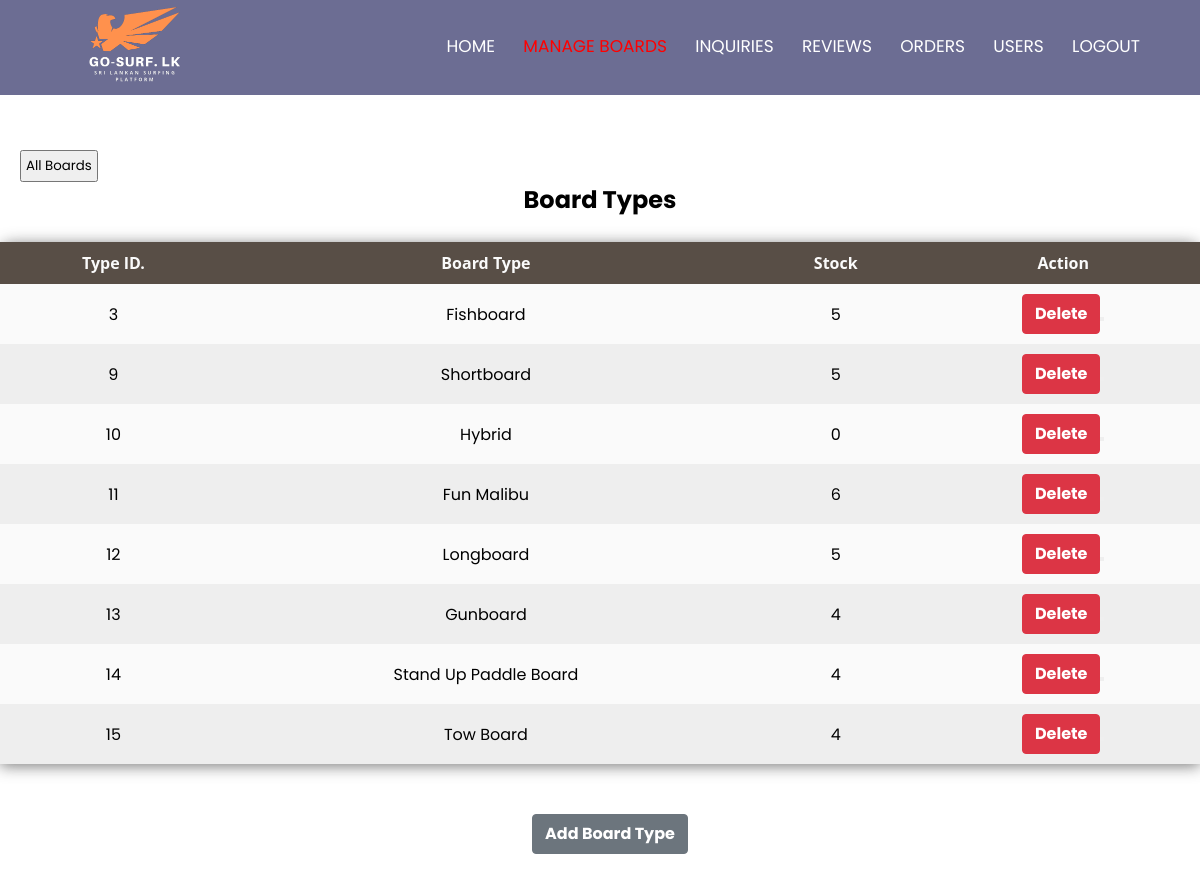
Page /adminView/viewBoardTypes.php (signed in) on the committed database.
### tables this page shows
CREATE TABLE `board_types` (
  `type_id` int(11) NOT NULL,
  `type_name` varchar(50) NOT NULL,
  `type_stock` int(11) NOT NULL
);

### adminView/viewBoardTypes.php (the view, shortened to what this page needs)
<!DOCTYPE html>
<html lang="en">
<head>
  <link rel="stylesheet" href="../assets/css/styles.css">
  <link rel="stylesheet" href="../assets/css/admin_style.css">
  <link rel="stylesheet" href="https://stackpath.bootstrapcdn.com/font-awesome/4.7.0/css/font-awesome.min.css">
</head>
<body style="padding-bottom: 30px;">
  <section class="header" style="min-height: auto; margin-top:150px;">
    <nav id="navbar" class="fixed">
      <a href="#"><img src="../assets/surf_img/logo.png"></a>
      <div class="nav-links" id="navLinks">
        <ul>
          <li><a href="../adminPanel/admin_panel.php" class="click-animation-1">HOME</a></li>
          <li><a href="./viewAllBoards.php" style="color: red;" class="click-animation-1">MANAGE BOARDS</a></li>
          <li><a href="./viewInquiries.php" class="click-animation-1">INQUIRIES</a></li>
          <li><a href="./viewReviews.php" class="click-animation-1">REVIEWS</a></li>
          <li><a href="./viewAllOrders.php" class="click-animation-1">ORDERS</a></li>
          <li><a href="./viewCustomers.php" class="click-animation-1">USERS</a></li>
          <li class="logout"><a href="../adminPanel/admin_logout_process.php" class="logout-button click-animation-1">LOGOUT</a></li>
        </ul>
      </div>
    </nav>
  </section>
  <div>
    <a style="text-decoration: none; margin-left: 20px;" href="./viewAllBoards.php">
      <button style="padding: 4px; cursor: pointer;">
        All Boards
      </button>
    </a>
    <h2 style="text-align: center;">Board Types</h2>
    <br>
    <?php
      include "../config/db_conn.php";
      $sql = "SELECT * FROM board_types";
      $result = $conn->query($sql);
      if ($result->num_rows > 0) {
    ?>
    <table class="table" style="margin-left: auto; margin-right: auto; max-width: 1300px;">
      <thead>
        <tr>
          <th class="text-center">Type ID.</th>
          <th class="text-center">Board Type</th>
          <th class="text-center">Stock</th>
          <th class="text-center" colspan="2">Action</th>
        </tr>
      </thead>
      <?php
        while ($row = $result->fetch_assoc()) {
      ?>
        <tr>
          <td><?=$row["type_id"]?></td>
          <td><?=$row["type_name"]?></td>
          <td><?=$row['type_stock']?></td>
          <td>
            <form action="../controller/deleteBoardTypeController.php" method="post" onsubmit="return confirmDeleteType()">
              <button class="btn btn-danger" style="height:40px">Delete<button>
            </form>
          </td>
        </tr>
      <?php
        }
      } else {
        echo "<p>No board types available.</p>";
      }
      ?>
    </table>
    <div style="text-align: center;">
      <a href="./addBoardType.php">
        <button type="button" class="btn btn-secondary" style="height:40px; margin-left:20px;">
          Add Board Type
        </button>
      </a>
    </div>
  </div>
</body>
</html>

### assets/css/styles.css (style rules this page uses)
* { margin: 0; padding: 0; font-family: 'Poppins', sans-serif; }
.header { min-height: 100vh; width: 100%; background-image: linear-gradient(rgba(76, 0, 255, 0.847), rgba(16, 16, 16, 0.373), rgba(0, 0, 0, 0.725)); background-position: center; background-size: cover; position: relative; top: 0; }
nav { z-index: 99999; display: flex; padding: 0.5% 6%; justify-content: space-between; align-items: center; position: fixed; width: 90%; background-color: #0d0e4d9a; }
.fixed { position: fixed; top: 0px; transition: top 0.3s; }
nav img { width: 125px; }
.nav-links { flex: 1; text-align: right; }
.nav-links ul li { list-style: none; display: inline-block; padding: 8px 12px; position: relative; }
.nav-links ul li a { color: #fff; text-decoration: none; font-size: 17px; }
.nav-links ul li::after { content: ''; width: 0%; height: 2px; background: #f43434; display: block; margin: auto; transition: 0.5s; }

### assets/css/admin_style.css (style rules this page uses)
* { margin: 0; padding: 0; font-family: 'Poppins', sans-serif; }
table { width: 100%; border-collapse: collapse; border-spacing: 0; box-shadow: 0 2px 15px rgba(64, 64, 64, .7); border-radius: 12px 12px 0 0; margin-bottom: 50px; }
td, th { padding: 10px 16px; text-align: center; }
th { background-color: #584e46; color: #fafafa; font-family: 'Open Sans', Sans-serif; font-weight: bold; }
tr { width: 100%; background-color: #fafafa; font-family: 'Montserrat', sans-serif; }
tr:nth-child(even) { background-color: #eeeeee; }

### adminView/viewBoardTypes.php (style rules this page uses)
.btn { font-weight: 700; height: 40px; border: 1px solid transparent; padding: 6px 12px; font-size: 16px; line-height: 1.5; border-radius: 4px; transition: color 0.15s; cursor: pointer; }
.btn-danger { color: #fff; background-color: #dc3545; border-color: #dc3545; transition: background-color 0.15s ease, opacity 0.15s; }
.btn-secondary { color: #fff; background-color: #6c757d; border-color: #6c757d; transition: background-color 0.15s ease, opacity 0.15s; }

### rows in the picture
board_types: type_id "3", type_name "Fishboard", type_stock "5"
board_types: type_id "9", type_name "Shortboard", type_stock "5"
board_types: type_id "10", type_name "Hybrid", type_stock "0"
board_types: type_id "11", type_name "Fun Malibu", type_stock "6"
board_types: type_id "12", type_name "Longboard", type_stock "5"
board_types: type_id "13", type_name "Gunboard", type_stock "4"
board_types: type_id "14", type_name "Stand Up Paddle Board", type_stock "4"
board_types: type_id "15", type_name "Tow Board", type_stock "4"
